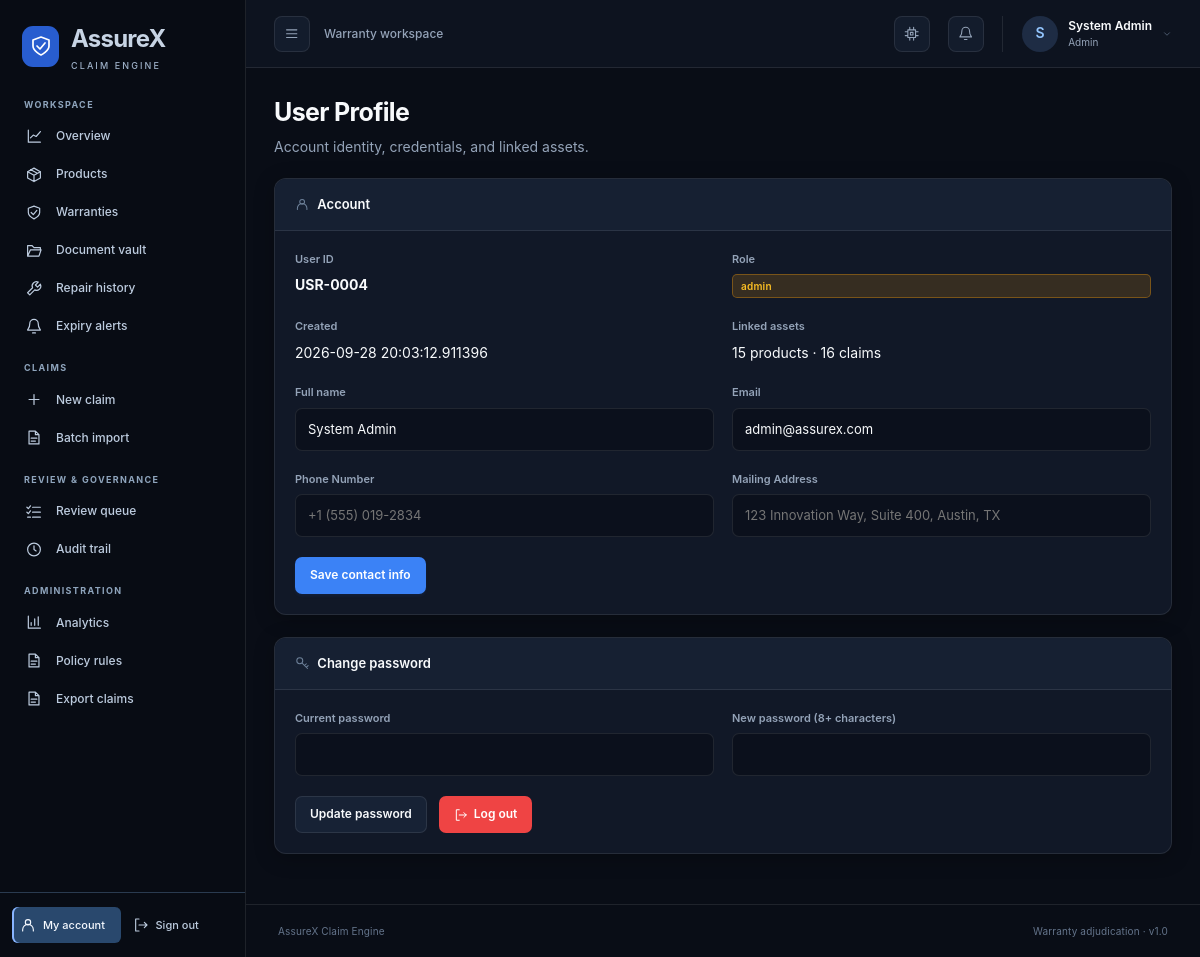
Page /profile (signed in) on the committed database.
### src/assurex_claim_engine/db/database.py (models this page shows)
class User(Base):
    __tablename__ = "users"
    id = Column(Integer, primary_key=True, index=True)
    user_id = Column(String(50), unique=True, index=True, nullable=False)
    email = Column(String(100), unique=True, index=True, nullable=False)
    hashed_password = Column(String(255), nullable=False)
    full_name = Column(String(100), nullable=False)
    role = Column(String(30), nullable=False, default="customer")
    phone_number = Column(String(50), nullable=True, default="")
    mailing_address = Column(Text, nullable=True, default="")
    created_at = Column(DateTime, default=_utcnow)
    products = relationship("Product", back_populates="owner")
    claims = relationship("Claim", back_populates="claimant")
    documents = relationship("Document", back_populates="owner")
    repairs = relationship("Repair", back_populates="owner")

### src/assurex_claim_engine/web/app.py (the view)
@app.get("/profile", response_class=HTMLResponse)
def profile_page(
    request: Request,
    current_user: User = Depends(require_login),
    db: Session = Depends(get_db),
):
    products = scoped_products(db, current_user).count()
    claims = scoped_claims(db, current_user).count()
    return render(request, "profile.html", {
        "user": current_user,
        "product_count": products,
        "claim_count": claims,
    }, db=db)

### templates/profile.html (shortened to what this page needs)
{% extends "base.html" %}
{% block content %}
<div class="page-header" style="margin-bottom: 1.25rem;">
    <div>
        <h1 style="font-size: 1.5rem; font-weight: 700;">User Profile</h1>
        <p style="color: var(--text-sub);">Account identity, credentials, and linked assets.</p>
    </div>
</div>
<div class="panel">
    <div class="panel-header"><div class="panel-title"><svg class="icon" aria-hidden="true"><use href="/static/icons.svg#fa-id-badge"></use></svg> Account</div></div>
    <div class="panel-body">
        <div class="form-row">
            <div class="form-group">
                <div class="form-label">User ID</div>
                <div style="font-weight: 700;">{{ user.user_id }}</div>
            </div>
            <div class="form-group">
                <div class="form-label">Role</div>
                <span class="status-badge status-review">{{ user.role }}</span>
            </div>
        </div>
        <div class="form-row">
            <div class="form-group">
                <div class="form-label">Created</div>
                <div>{{ user.created_at }}</div>
            </div>
            <div class="form-group">
                <div class="form-label">Linked assets</div>
                <div>{{ product_count }} products · {{ claim_count }} claims</div>
            </div>
        </div>
        <form action="/profile/update" method="POST">
            <div class="form-row">
                <div class="form-group">
                    <label class="form-label">Full name</label>
                    <input class="form-input" name="full_name" value="{{ user.full_name }}" required>
                </div>
                <div class="form-group">
                    <label class="form-label">Email</label>
                    <input class="form-input" type="email" name="email" value="{{ user.email }}" required>
                </div>
            </div>
            <div class="form-row">
                <div class="form-group">
                    <label class="form-label">Phone Number</label>
                    <input class="form-input" type="tel" name="phone_number" value="{{ user.phone_number or '' }}" placeholder="+1 (555) 019-2834">
                </div>
                <div class="form-group">
                    <label class="form-label">Mailing Address</label>
                    <input class="form-input" type="text" name="mailing_address" value="{{ user.mailing_address or '' }}" placeholder="123 Innovation Way, Suite 400, Austin, TX">
                </div>
            </div>
            <button class="btn btn-primary" type="submit">Save contact info</button>
        </form>
    </div>
</div>
<div class="panel">
    <div class="panel-header"><div class="panel-title"><svg class="icon" aria-hidden="true"><use href="/static/icons.svg#fa-key"></use></svg> Change password</div></div>
    <div class="panel-body">
        <form action="/profile/change-password" method="POST">
            <div class="form-row">
                <div class="form-group">
                    <label class="form-label">Current password</label>
                    <input class="form-input" type="password" name="current_password" required>
                </div>
                <div class="form-group">
                    <label class="form-label">New password (8+ characters)</label>
                    <input class="form-input" type="password" name="new_password" minlength="8" required>
                </div>
            </div>
            <div style="display: flex; gap: 0.75rem; align-items: center; margin-top: 0.5rem; flex-wrap: wrap;">
                <button class="btn btn-secondary" type="submit">Update password</button>
                <a href="/logout" class="btn btn-danger" style="text-decoration: none; display: inline-flex; align-items: center; gap: 6px;">
                    <svg class="icon" aria-hidden="true" style="width: 14px; height: 14px;"><use href="/static/icons.svg#fa-right-from-bracket"></use></svg> Log out
                </a>
            </div>
        </form>
    </div>
</div>
{% endblock %}

### templates/base.html (shortened to what this page needs)
<!DOCTYPE html>
<html lang="en">
<head>
    <link rel="stylesheet" href="/static/css/dashboard.css">
</head>
{% set active_role = user.role if user else request.session.get('role') %}
{% set active_name = user.full_name if user else request.session.get('full_name') %}
{% set path = request.url.path %}
{% macro nav(url, label, icon, prefix=false) %}
<a href="{{ url }}" aria-label="{{ label }}" class="nav-item-link{% if path == url or (prefix and path.startswith(url + '/')) %} active{% endif %}" {% if path == url or (prefix and path.startswith(url + '/')) %}aria-current="page"{% endif %} title="{{ label }}">
    <svg class="icon" aria-hidden="true"><use href="/static/icons.svg#{{ icon }}"></use></svg><span class="nav-label">{{ label }}</span>
</a>
{% endmacro %}
<body class="{% if active_role %}app-layout{% else %}auth-layout{% endif %}">
{% if active_role %}
<aside class="sidebar" id="app-sidebar" aria-label="Application sidebar">
    <a href="/" class="sidebar-brand"><span class="brand-mark"><svg class="icon" aria-hidden="true"><use href="/static/icons.svg#fa-shield-halved"></use></svg></span><span class="nav-label">AssureX<small>CLAIM ENGINE</small></span></a>
    <nav class="sidebar-nav" aria-label="Main navigation">
        <div class="nav-section-label">Workspace</div>
        {{ nav('/', 'Overview', 'fa-chart-line') }}
        {{ nav('/products', 'Products', 'fa-box', true) }}
        {{ nav('/warranties', 'Warranties', 'fa-shield', true) }}
        {{ nav('/documents', 'Document vault', 'fa-folder-open', true) }}
        {{ nav('/repairs', 'Repair history', 'fa-wrench', true) }}
        {{ nav('/alerts', 'Expiry alerts', 'fa-bell') }}
        {% if active_role in ['customer', 'service_center', 'admin'] %}
        <div class="nav-section-label">Claims</div>
        {{ nav('/claims/new', 'New claim', 'fa-plus') }}
        {{ nav('/claims/import-csv', 'Batch import', 'fa-file-csv') }}
        {% endif %}
        {% if active_role in ['reviewer', 'admin'] %}
        <div class="nav-section-label">Review & governance</div>
        {{ nav('/reviewer/queue', 'Review queue', 'fa-list-check') }}
        {{ nav('/audit-logs', 'Audit trail', 'fa-clock-rotate-left') }}
        {% endif %}
        {% if active_role == 'admin' %}
        <div class="nav-section-label">Administration</div>
        {{ nav('/admin/analytics', 'Analytics', 'fa-chart-bar') }}
        {{ nav('/admin/policies', 'Policy rules', 'fa-scroll') }}
        {{ nav('/admin/export-csv', 'Export claims', 'fa-file-export') }}
        {% endif %}
    </nav>
    <div class="sidebar-bottom">
        {{ nav('/profile', 'My account', 'fa-user-circle') }}
        {{ nav('/logout', 'Sign out', 'fa-right-from-bracket') }}
    </div>
</aside>
<div class="app-workspace">
<header class="app-topbar">
    <div class="topbar-left">
        <button class="icon-button" id="sidebar-toggle" type="button" aria-controls="app-sidebar" aria-expanded="true" aria-label="Toggle navigation"><svg class="icon" aria-hidden="true"><use href="/static/icons.svg#fa-bars"></use></svg></button>
        <span class="workspace-label">Warranty workspace</span>
    </div>
    <div class="topbar-actions">
        <button class="icon-button theme-toggle-btn" id="theme-toggle" type="button" aria-label="Toggle theme" title="Toggle dark/light theme"><svg class="icon" aria-hidden="true"><use href="/static/icons.svg#fa-wand-magic-sparkles"></use></svg></button>
        <a href="/alerts" class="icon-button alerts-link" aria-label="Expiry alerts" title="Expiry alerts"><svg class="icon" aria-hidden="true"><use href="/static/icons.svg#fa-bell"></use></svg></a>
        <a href="/profile" class="account-link"><span class="avatar">{{ (active_name or 'A')[:1]|upper }}</span><span class="account-text">{{ active_name }}<small>{{ active_role.replace('_', ' ')|title }}</small></span><svg class="icon" aria-hidden="true"><use href="/static/icons.svg#fa-chevron-down"></use></svg></a>
    </div>
</header>
{% endif %}
<main class="main-content" id="main-content" tabindex="-1">
    {% block content %}{% endblock %}
</main>
{% if active_role %}<footer class="app-footer"><span>AssureX Claim Engine</span><span>Warranty adjudication · v1.0</span></footer>{% endif %}
</div>
</body>
</html>

### rows in the picture
User: full_name "S", full_name "System Admin", replace "Admin", user_id "USR-0004", role "admin", created_at "2026-09-28 20:03:12.911396", email "admin@assurex.com"

### other values in the picture
{{ label }} "Overview Products Warranties Document vault Repair history Expiry alerts New claim Batch import Review queue Audit trail Analytics Policy rules Export claims My account Sign out"
{{ product_count }} "15"
{{ claim_count }} "16"
